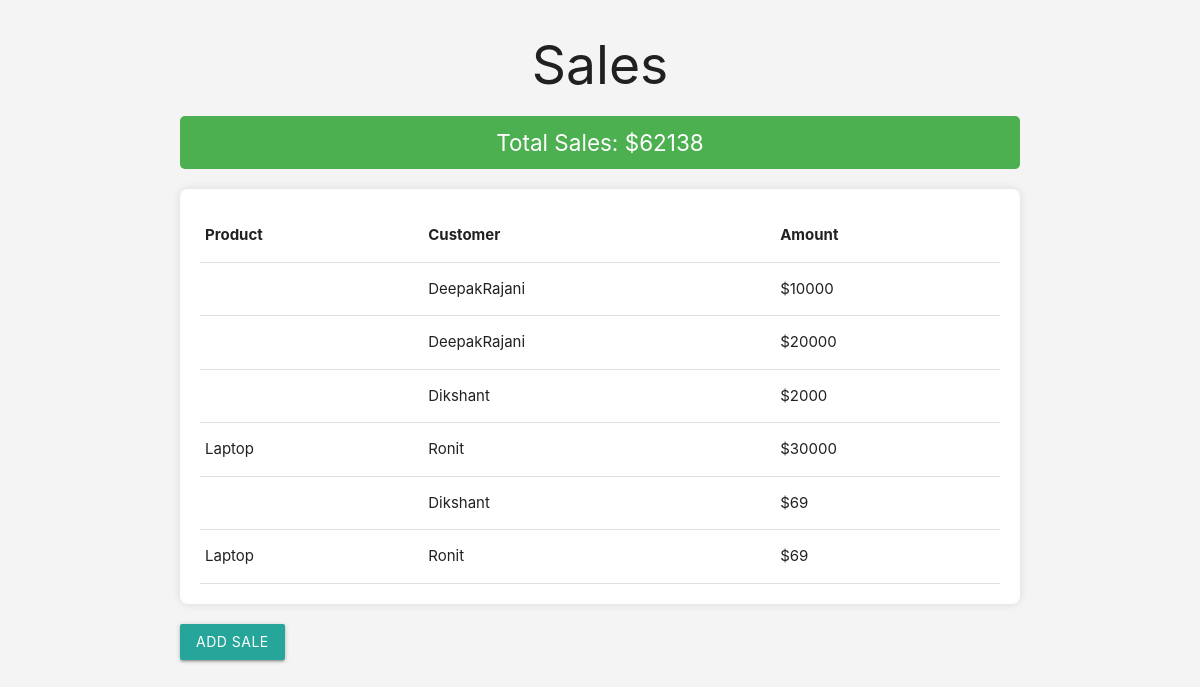
The app's page /sales with its own data.
### main.py (models this page shows)
class Sale(Base):
    __tablename__ = "sales"
    id = Column(Integer, primary_key=True, index=True)
    product_id = Column(Integer, ForeignKey('products.id'))
    customer_id = Column(Integer, ForeignKey('customers.id'))
    amount = Column(Integer)
    product = relationship("Product")
    customer = relationship("Customer")

class Customer(Base):
    __tablename__ = "customers"
    id = Column(Integer, primary_key=True, index=True)
    name = Column(String, index=True)
    email = Column(String, index=True)

class Product(Base):
    __tablename__ = "products"
    id = Column(Integer, primary_key=True, index=True)
    name = Column(String, index=True)
    price = Column(Float)
    inventory_count = Column(Integer, default=0)

### main.py (the view)
@app.get("/sales", response_class=HTMLResponse)
async def read_sales(request: Request, db: Session = Depends(get_db)):
    sales = db.query(Sale).all()
    total_sales = sum(sale.amount for sale in sales)  # Calculate total sales
    return templates.TemplateResponse("sales.html", {"request": request, "sales": sales, "total_sales": total_sales})

### templates/sales.html (shortened to what this page needs)
<!DOCTYPE html>
<html lang="en">
<head>
    <link href="https://cdnjs.cloudflare.com/ajax/libs/materialize/1.0.0/css/materialize.min.css" rel="stylesheet">
</head>
<body>
    <div class="container">
        <h2 class="center-align">Sales</h2>
        <div class="total-sales center-align">
            Total Sales: ${{ total_sales }}
        </div>
        <div class="sales-table">
            <table class="highlight">
                <thead>
                    <tr>
                        <th>Product</th>
                        <th>Customer</th>
                        <th>Amount</th>
                    </tr>
                </thead>
                <tbody>
                    {% for sale in sales %}
                        <tr>
                            <td>{{ sale.product.name }}</td>
                            <td>{{ sale.customer.name }}</td>
                            <td>${{ sale.amount }}</td>
                        </tr>
                    {% endfor %}
                </tbody>
            </table>
        </div>
        <a class="btn waves-effect waves-light" href="/add-sale">Add Sale</a>
    </div>
</body>
</html>

### templates/sales.html (style rules this page uses)
body { background-color: #f4f4f4; margin: 0; padding: 0; }
.container { margin-top: 20px; }
.sales-table { margin: 20px 0; padding: 20px; background: #fff; border-radius: 8px; box-shadow: 0 0 10px rgba(0, 0, 0, 0.1); }
.total-sales { background-color: #4caf50; color: white; padding: 10px; border-radius: 5px; font-size: 1.5rem; margin: 20px 0; }

### records on screen
Sale: customer.name "DeepakRajani", amount "10000"
Sale: customer.name "DeepakRajani", amount "20000"
Sale: customer.name "Dikshant", amount "2000"
Sale: product.name "Laptop", customer.name "Ronit", amount "30000"
Sale: customer.name "Dikshant", amount "69"
Sale: product.name "Laptop", customer.name "Ronit", amount "69"

### other values on screen
{{ total_sales }} "62138"
